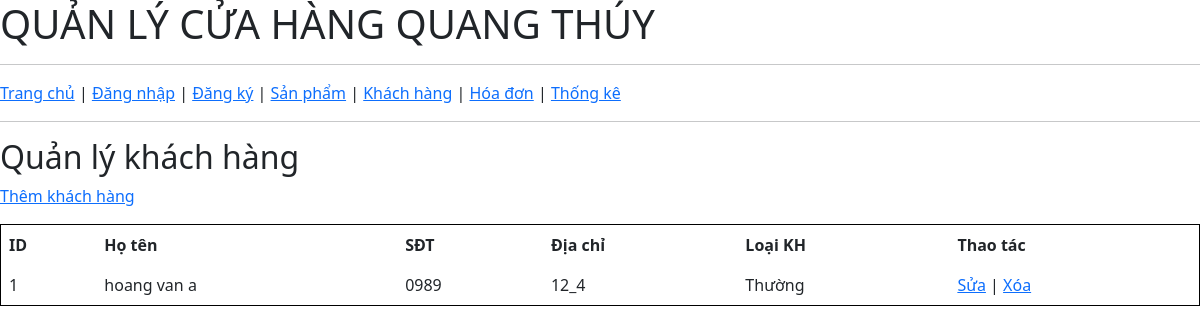
The app's page /customers-page with its own data.
### app/models/customer.py (models this page shows, shortened)
class Customer(Base):
    __tablename__ = "customers"
    id            = Column(Integer, primary_key=True, index=True)
    name          = Column(String(255), nullable=False)
    phone         = Column(String(20),  nullable=False, unique=True, index=True)
    address       = Column(String(500), nullable=True)
    total_spent   = Column(Float,       nullable=False, default=0.0)
    customer_type = Column(String(20),  nullable=False)
    invoices = relationship("Invoice", back_populates="customer")
    __mapper_args__ = {
        "polymorphic_on":       customer_type,
        "polymorphic_identity": "regular",
    }

class VIPCustomer(Customer):
    __mapper_args__ = {
        "polymorphic_identity": "vip",
    }

### main.py (the view)
@app.get("/customers-page", include_in_schema=False)
def customers_page(request: Request, db: Session = Depends(get_db)):
    customers_list = db.query(models.Customer).all()
    return templates.TemplateResponse(
        request=request,
        name="customers.html",
        context={"request": request, "customers": customers_list, "customer": None}
    )

### app/templates/customers.html
{% extends "base.html" %}
{% block content %}
<h2>Quản lý khách hàng</h2>
<p>
<a href="/customers/add">Thêm khách hàng</a>
</p>
<table border="1" cellpadding="8">
    <tr>
        <th>ID</th>
        <th>Họ tên</th>
        <th>SĐT</th>
        <th>Địa chỉ</th>
        <th>Loại KH</th>
        <th>Thao tác</th>
    </tr>
    {% for customer in customers %}
    <tr>
        <td>{{ customer.id }}</td>
        <td>{{ customer.name }}</td>
        <td>{{ customer.phone }}</td>
        <td>{{ customer.address }}</td>
        <td>{{ "VIP" if customer.customer_type == "vip" else "Thường" }}</td>
        <td>
            <a href="/customers/edit/{{ customer.id }}">Sửa</a> |
            <a href="/customers/delete/{{ customer.id }}">Xóa</a>
        </td>
    </tr>
    {% endfor %}
</table>
{% endblock %}

### app/static/styles.css (style rules this page uses)
body { font-family: Arial; margin: 20px; }
table { border-collapse: collapse; width: 100%; }
table, th, td { border: 1px solid black; }
th, td { padding: 8px; }
a { text-decoration: none; }

### records on screen
VIPCustomer: id "1", name "hoang van a", phone "0989", address "12_4", customer_type "Thường"
